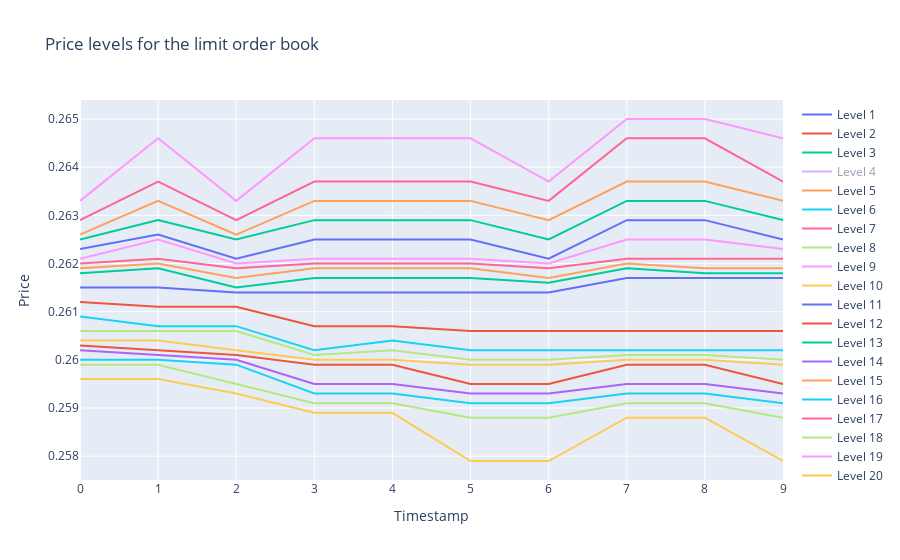

Source (notebook cell):
### Code cell
import plotly.graph_objects as go
from plotly.subplots import make_subplots

fig = go.Figure()

for col_index, col_values in enumerate(a_b_df["samples"].transpose()):
    fig.add_trace(go.Scatter(x=a_b_df.index, y=col_values, mode='lines', name=f'Level {col_index + 1}'))

fig.update_layout(title='Price levels for the limit order book', xaxis_title='Timestamp', yaxis_title='Price')
fig.show()

### Figure 1 — Plotly figure (JSON) as saved in the notebook; plotly's stock layout.template omitted (floating-point values rounded to 4 significant figures)
{"data": [{"mode": "lines", "name": "Level 1", "type": "scatter", "x": [0, 1, 2, 3, 4, 5, 6, 7, 8, 9, 10, 11, 12, 13, 14, 15, 16, 17, 18, 19], "y": [0.2615, 0.2615, 0.2614, 0.2614, 0.2614, 0.2614, 0.2614, 0.2617, 0.2617, 0.2617]}, {"mode": "lines", "name": "Level 2", "type": "scatter", "x": [0, 1, 2, 3, 4, 5, 6, 7, 8, 9, 10, 11, 12, 13, 14, 15, 16, 17, 18, 19], "y": [0.2612, 0.2611, 0.2611, 0.2607, 0.2607, 0.2606, 0.2606, 0.2606, 0.2606, 0.2606]}, {"mode": "lines", "name": "Level 3", "type": "scatter", "x": [0, 1, 2, 3, 4, 5, 6, 7, 8, 9, 10, 11, 12, 13, 14, 15, 16, 17, 18, 19], "y": [0.2618, 0.2619, 0.2615, 0.2617, 0.2617, 0.2617, 0.2616, 0.2619, 0.2618, 0.2618]}, {"mode": "lines", "name": "Level 4", "type": "scatter", "visible": "legendonly", "x": [0, 1, 2, 3, 4, 5, 6, 7, 8, 9, 10, 11, 12, 13, 14, 15, 16, 17, 18, 19], "y": [0.2611, 0.2609, 0.2609, 0.2606, 0.2606, 0.2604, 0.2604, 0.2604, 0.2604, 0.2604]}, {"mode": "lines", "name": "Level 5", "type": "scatter", "x": [0, 1, 2, 3, 4, 5, 6, 7, 8, 9, 10, 11, 12, 13, 14, 15, 16, 17, 18, 19], "y": [0.2619, 0.262, 0.2617, 0.2619, 0.2619, 0.2619, 0.2617, 0.262, 0.2619, 0.2619]}, {"mode": "lines", "name": "Level 6", "type": "scatter", "x": [0, 1, 2, 3, 4, 5, 6, 7, 8, 9, 10, 11, 12, 13, 14, 15, 16, 17, 18, 19], "y": [0.2609, 0.2607, 0.2607, 0.2602, 0.2604, 0.2602, 0.2602, 0.2602, 0.2602, 0.2602]}, {"mode": "lines", "name": "Level 7", "type": "scatter", "x": [0, 1, 2, 3, 4, 5, 6, 7, 8, 9, 10, 11, 12, 13, 14, 15, 16, 17, 18, 19], "y": [0.262, 0.2621, 0.2619, 0.262, 0.262, 0.262, 0.2619, 0.2621, 0.2621, 0.2621]}, {"mode": "lines", "name": "Level 8", "type": "scatter", "x": [0, 1, 2, 3, 4, 5, 6, 7, 8, 9, 10, 11, 12, 13, 14, 15, 16, 17, 18, 19], "y": [0.2606, 0.2606, 0.2606, 0.2601, 0.2602, 0.26, 0.26, 0.2601, 0.2601, 0.26]}, {"mode": "lines", "name": "Level 9", "type": "scatter", "x": [0, 1, 2, 3, 4, 5, 6, 7, 8, 9, 10, 11, 12, 13, 14, 15, 16, 17, 18, 19], "y": [0.2621, 0.2625, 0.262, 0.2621, 0.2621, 0.2621, 0.262, 0.2625, 0.2625, 0.2623]}, {"mode": "lines", "name": "Level 10", "type": "scatter", "x": [0, 1, 2, 3, 4, 5, 6, 7, 8, 9, 10, 11, 12, 13, 14, 15, 16, 17, 18, 19], "y": [0.2604, 0.2604, 0.2602, 0.26, 0.26, 0.2599, 0.2599, 0.26, 0.26, 0.2599]}, {"mode": "lines", "name": "Level 11", "type": "scatter", "x": [0, 1, 2, 3, 4, 5, 6, 7, 8, 9, 10, 11, 12, 13, 14, 15, 16, 17, 18, 19], "y": [0.2623, 0.2626, 0.2621, 0.2625, 0.2625, 0.2625, 0.2621, 0.2629, 0.2629, 0.2625]}, {"mode": "lines", "name": "Level 12", "type": "scatter", "x": [0, 1, 2, 3, 4, 5, 6, 7, 8, 9, 10, 11, 12, 13, 14, 15, 16, 17, 18, 19], "y": [0.2603, 0.2602, 0.2601, 0.2599, 0.2599, 0.2595, 0.2595, 0.2599, 0.2599, 0.2595]}, {"mode": "lines", "name": "Level 13", "type": "scatter", "x": [0, 1, 2, 3, 4, 5, 6, 7, 8, 9, 10, 11, 12, 13, 14, 15, 16, 17, 18, 19], "y": [0.2625, 0.2629, 0.2625, 0.2629, 0.2629, 0.2629, 0.2625, 0.2633, 0.2633, 0.2629]}, {"mode": "lines", "name": "Level 14", "type": "scatter", "x": [0, 1, 2, 3, 4, 5, 6, 7, 8, 9, 10, 11, 12, 13, 14, 15, 16, 17, 18, 19], "y": [0.2602, 0.2601, 0.26, 0.2595, 0.2595, 0.2593, 0.2593, 0.2595, 0.2595, 0.2593]}, {"mode": "lines", "name": "Level 15", "type": "scatter", "x": [0, 1, 2, 3, 4, 5, 6, 7, 8, 9, 10, 11, 12, 13, 14, 15, 16, 17, 18, 19], "y": [0.2626, 0.2633, 0.2626, 0.2633, 0.2633, 0.2633, 0.2629, 0.2637, 0.2637, 0.2633]}, {"mode": "lines", "name": "Level 16", "type": "scatter", "x": [0, 1, 2, 3, 4, 5, 6, 7, 8, 9, 10, 11, 12, 13, 14, 15, 16, 17, 18, 19], "y": [0.26, 0.26, 0.2599, 0.2593, 0.2593, 0.2591, 0.2591, 0.2593, 0.2593, 0.2591]}, {"mode": "lines", "name": "Level 17", "type": "scatter", "x": [0, 1, 2, 3, 4, 5, 6, 7, 8, 9, 10, 11, 12, 13, 14, 15, 16, 17, 18, 19], "y": [0.2629, 0.2637, 0.2629, 0.2637, 0.2637, 0.2637, 0.2633, 0.2646, 0.2646, 0.2637]}, {"mode": "lines", "name": "Level 18", "type": "scatter", "x": [0, 1, 2, 3, 4, 5, 6, 7, 8, 9, 10, 11, 12, 13, 14, 15, 16, 17, 18, 19], "y": [0.2599, 0.2599, 0.2595, 0.2591, 0.2591, 0.2588, 0.2588, 0.2591, 0.2591, 0.2588]}, {"mode": "lines", "name": "Level 19", "type": "scatter", "x": [0, 1, 2, 3, 4, 5, 6, 7, 8, 9, 10, 11, 12, 13, 14, 15, 16, 17, 18, 19], "y": [0.2633, 0.2646, 0.2633, 0.2646, 0.2646, 0.2646, 0.2637, 0.265, 0.265, 0.2646]}, {"mode": "lines", "name": "Level 20", "type": "scatter", "x": [0, 1, 2, 3, 4, 5, 6, 7, 8, 9, 10, 11, 12, 13, 14, 15, 16, 17, 18, 19], "y": [0.2596, 0.2596, 0.2593, 0.2589, 0.2589, 0.2579, 0.2579, 0.2588, 0.2588, 0.2579]}], "layout": {"autosize": true, "title": {"text": "Price levels for the limit order book"}, "xaxis": {"autorange": true, "range": [0, 9], "title": {"text": "Timestamp"}, "type": "linear"}, "yaxis": {"autorange": true, "range": [0.2575, 0.2654], "title": {"text": "Price"}, "type": "linear"}}}
